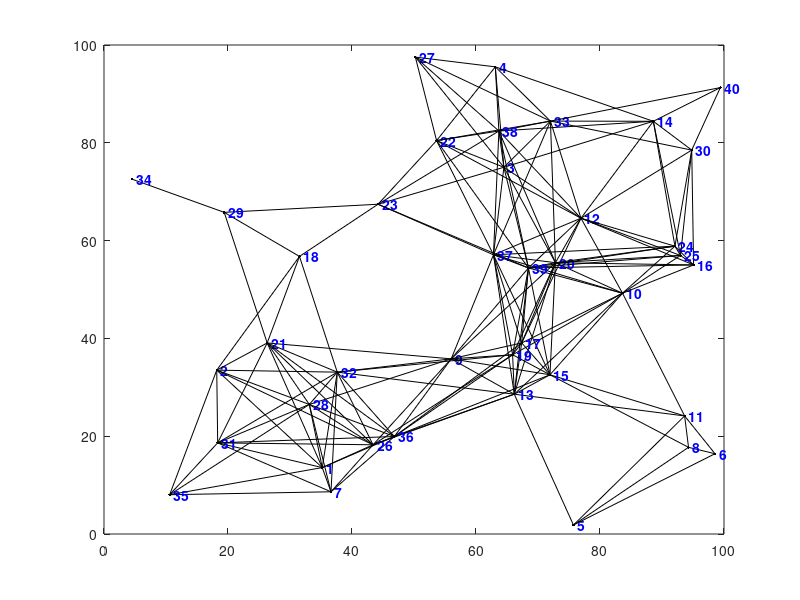

MATLAB code to generate this figure: (Note: this script raises an error after producing the figure.)
function [dist,path] = dijkstra(nodes,segments,start_id,finish_id)
%DIJKSTRA Calculates the shortest distance and path between points on a map
%   using Dijkstra's Shortest Path Algorithm
% 
% [DIST, PATH] = DIJKSTRA(NODES, SEGMENTS, SID, FID)
%   Calculates the shortest distance and path between start and finish nodes SID and FID
% 
% [DIST, PATH] = DIJKSTRA(NODES, SEGMENTS, SID)
%   Calculates the shortest distances and paths from the starting node SID to all
%     other nodes in the map
% 
% Note:
%     DIJKSTRA is set up so that an example is created if no inputs are provided,
%       but ignores the example and just processes the inputs if they are given.
% 
% Inputs:
%     NODES should be an Nx3 or Nx4 matrix with the format [ID X Y] or [ID X Y Z]
%       where ID is an integer, and X, Y, Z are cartesian position coordinates)
%     SEGMENTS should be an Mx3 matrix with the format [ID N1 N2]
%       where ID is an integer, and N1, N2 correspond to node IDs from NODES list
%       such that there is an [undirected] edge/segment between node N1 and node N2
%     SID should be an integer in the node ID list corresponding with the starting node
%     FID (optional) should be an integer in the node ID list corresponding with the finish
% 
% Outputs:
%     DIST is the shortest Euclidean distance
%       If FID was specified, DIST will be a 1x1 double representing the shortest
%         Euclidean distance between SID and FID along the map segments. DIST will have
%         a value of INF if there are no segments connecting SID and FID.
%       If FID was not specified, DIST will be a 1xN vector representing the shortest
%         Euclidean distance between SID and all other nodes on the map. DIST will have
%         a value of INF for any nodes that cannot be reached along segments of the map.
%     PATH is a list of nodes containing the shortest route
%       If FID was specified, PATH will be a 1xP vector of node IDs from SID to FID.
%         NAN will be returned if there are no segments connecting SID to FID.
%       If FID was not specified, PATH will be a 1xN cell of vectors representing the
%         shortest route from SID to all other nodes on the map. PATH will have a value
%         of NAN for any nodes that cannot be reached along the segments of the map.
% 
% Example:
%     dijkstra; % calculates shortest path and distance between two nodes
%               % on a map of randomly generated nodes and segments
% 
% Example:
%     nodes = [(1:10); 100*rand(2,10)]';
%     segments = [(1:17); floor(1:0.5:9); ceil(2:0.5:10)]';
%     figure; plot(nodes(:,2), nodes(:,3),'k.');
%     hold on;
%     for s = 1:17
%         if (s <= 10) text(nodes(s,2),nodes(s,3),[' ' num2str(s)]); end
%         plot(nodes(segments(s,2:3)',2),nodes(segments(s,2:3)',3),'k');
%     end
%     [d, p] = dijkstra(nodes, segments, 1, 10)
%     for n = 2:length(p)
%         plot(nodes(p(n-1:n),2),nodes(p(n-1:n),3),'r-.','linewidth',2);
%     end
%     hold off;
% 
% Author: Joseph Kirk
% Email: jdkirk630 at gmail dot com
% Release: 1.3
% Release Date: 5/18/07

if (nargin < 3) % SETUP
    % (GENERATE RANDOM EXAMPLE OF NODES AND SEGMENTS IF NOT GIVEN AS INPUTS)
    % Create a random set of nodes/vertices,and connect some of them with
    % edges/segments. Then graph the resulting map.
    num_nodes = 40; 
    L = 100; 
    max_seg_length = 30;
    ids = (1:num_nodes)';
    nodes = [ids L*rand(num_nodes,2)]; % create random nodes
    h = figure; plot(nodes(:,2),nodes(:,3),'k.') % plot the nodes
    text(nodes(num_nodes,2),nodes(num_nodes,3),...
        [' ' num2str(ids(num_nodes))],'Color','b','FontWeight','b')
    hold on
    num_segs = 0; segments = zeros(num_nodes*(num_nodes-1)/2,3);
    for i = 1:num_nodes-1 % create edges between some of the nodes
        text(nodes(i,2),nodes(i,3),[' ' num2str(ids(i))],'Color','b','FontWeight','b')
        for j = i+1:num_nodes
            d = sqrt(sum((nodes(i,2:3) - nodes(j,2:3)).^2));
            if d < max_seg_length
                plot([nodes(i,2) nodes(j,2)],[nodes(i,3) nodes(j,3)],'k.-')
                % add this link to the segments list
                num_segs = num_segs + 1;
                segments(num_segs,:) = [num_segs nodes(i,1) nodes(j,1)];
            end
        end
    end
    segments(num_segs+1:num_nodes*(num_nodes-1)/2,:) = [];
    axis([0 L 0 L])
    % Calculate Shortest Path Using Dijkstra's Algorithm
    % Get random starting/ending nodes,compute the shortest distance and path.
    start_id = ceil(num_nodes*rand); disp(['start id = ' num2str(start_id)]);
    finish_id = ceil(num_nodes*rand); disp(['finish id = ' num2str(finish_id)]);
    [distance,path] = dijkstra(nodes,segments,start_id,finish_id);
    disp(['distance = ' num2str(distance)]); disp(['path = [' num2str(path) ']']);
    % If a Shortest Path exists,Plot it on the Map.
    figure(h)
    for k = 2:length(path)
        m = find(nodes(:,1) == path(k-1));
        n = find(nodes(:,1) == path(k));
        plot([nodes(m,2) nodes(n,2)],[nodes(m,3) nodes(n,3)],'ro-','LineWidth',2);
    end
    title(['Shortest Distance from ' num2str(start_id) ' to ' ...
        num2str(finish_id) ' = ' num2str(distance)])
    hold off
    
else %--------------------------------------------------------------------------
    % MAIN FUNCTION - DIJKSTRA'S ALGORITHM
    
    % initializations
    node_ids = nodes(:,1);
    [num_map_pts,cols] = size(nodes);
    table = sparse(num_map_pts,2);
    shortest_distance = Inf(num_map_pts,1);
    settled = zeros(num_map_pts,1);
    path = num2cell(NaN(num_map_pts,1));
    col = 2;
    pidx = find(start_id == node_ids);
    shortest_distance(pidx) = 0;
    table(pidx,col) = 0;
    settled(pidx) = 1;
    path(pidx) = {start_id};
    if (nargin < 4) % compute shortest path for all nodes
        while_cmd = 'sum(~settled) > 0';
    else % terminate algorithm early
        while_cmd = 'settled(zz) == 0';
        zz = find(finish_id == node_ids);
    end
    while eval(while_cmd)
        % update the table
        table(:,col-1) = table(:,col);
        table(pidx,col) = 0;
        % find neighboring nodes in the segments list
        neighbor_ids = [segments(node_ids(pidx) == segments(:,2),3);
            segments(node_ids(pidx) == segments(:,3),2)];
        % calculate the distances to the neighboring nodes and keep track of the paths
        for k = 1:length(neighbor_ids)
            cidx = find(neighbor_ids(k) == node_ids);
            if ~settled(cidx)
                d = sqrt(sum((nodes(pidx,2:cols) - nodes(cidx,2:cols)).^2));
                if (table(cidx,col-1) == 0) || ...
                        (table(cidx,col-1) > (table(pidx,col-1) + d))
                    table(cidx,col) = table(pidx,col-1) + d;
                    tmp_path = path(pidx);
                    path(cidx) = {[tmp_path{1} neighbor_ids(k)]};
                else
                    table(cidx,col) = table(cidx,col-1);
                end
            end
        end
        % find the minimum non-zero value in the table and save it
        nidx = find(table(:,col));
        ndx = find(table(nidx,col) == min(table(nidx,col)));
        if isempty(ndx)
            break
        else
            pidx = nidx(ndx(1));
            shortest_distance(pidx) = table(pidx,col);
            settled(pidx) = 1;
        end
    end
    if (nargin < 4) % return the distance and path arrays for all of the nodes
        dist = shortest_distance';
        path = path';
    else % return the distance and path for the ending node
        dist = shortest_distance(zz);
        path = path(zz);
        path = path{1};
    end
end
